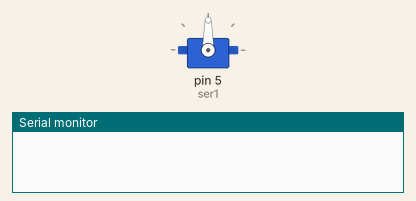
A sketch run on a simulated Arduino Uno, built with avr-gcc and run on an emulated ATmega328P. On the bench: servo, the last lines printed to the serial monitor.

Above: at 0.05 s.
At 1.4 s:
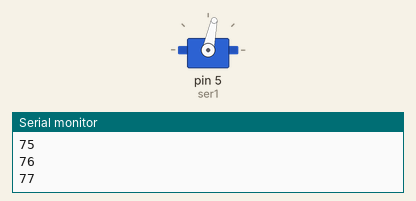
At 2.95 s:
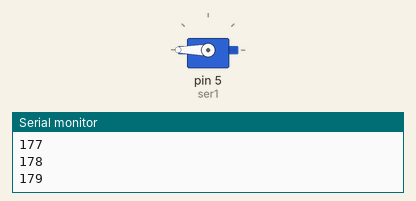
At 5.9 s:
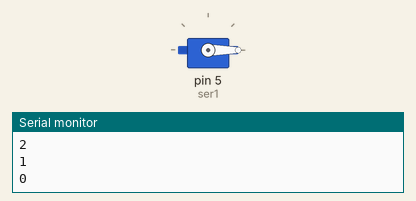
Timing chart, 0 to 7.7 s (numbered marks = the images above):
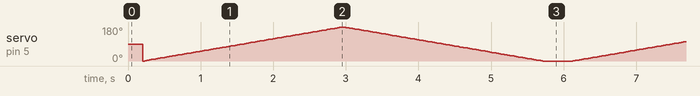

The sketch:

testReadServo.ino
```cpp
#include <Servo.h>

Servo ser1;

int home_ser1 = 90;
int pos = 0;

void setup() {
  // put your setup code here, to run once:
  ser1.attach(5);
  ser1.write(home_ser1);
  Serial.begin(9600);
}
////
void loop() {
  // put your main code here, to run repeatedly:
  Serial.println(" -- START " + ser1.read());
  // Serial.println(ser1.read());

  delay(200);

  for (pos = 0; pos <= 180; pos += 1) { // goes from 0 degrees to 180 degrees
    // in steps of 1 degree
    ser1.write(pos);              // tell servo to go to position in variable 'pos'
    delay(15);                       // waits 15ms for the servo to reach the position
    Serial.println(ser1.read());
  }
  for (pos = 180; pos >= 0; pos -= 1) { // goes from 180 degrees to 0 degrees
    ser1.write(pos);              // tell servo to go to position in variable 'pos'
    delay(15);                       // waits 15ms for the servo to reach the position
    Serial.println(ser1.read());
  }

  delay(200);
  Serial.println(" -- END " + ser1.read());

}
```
